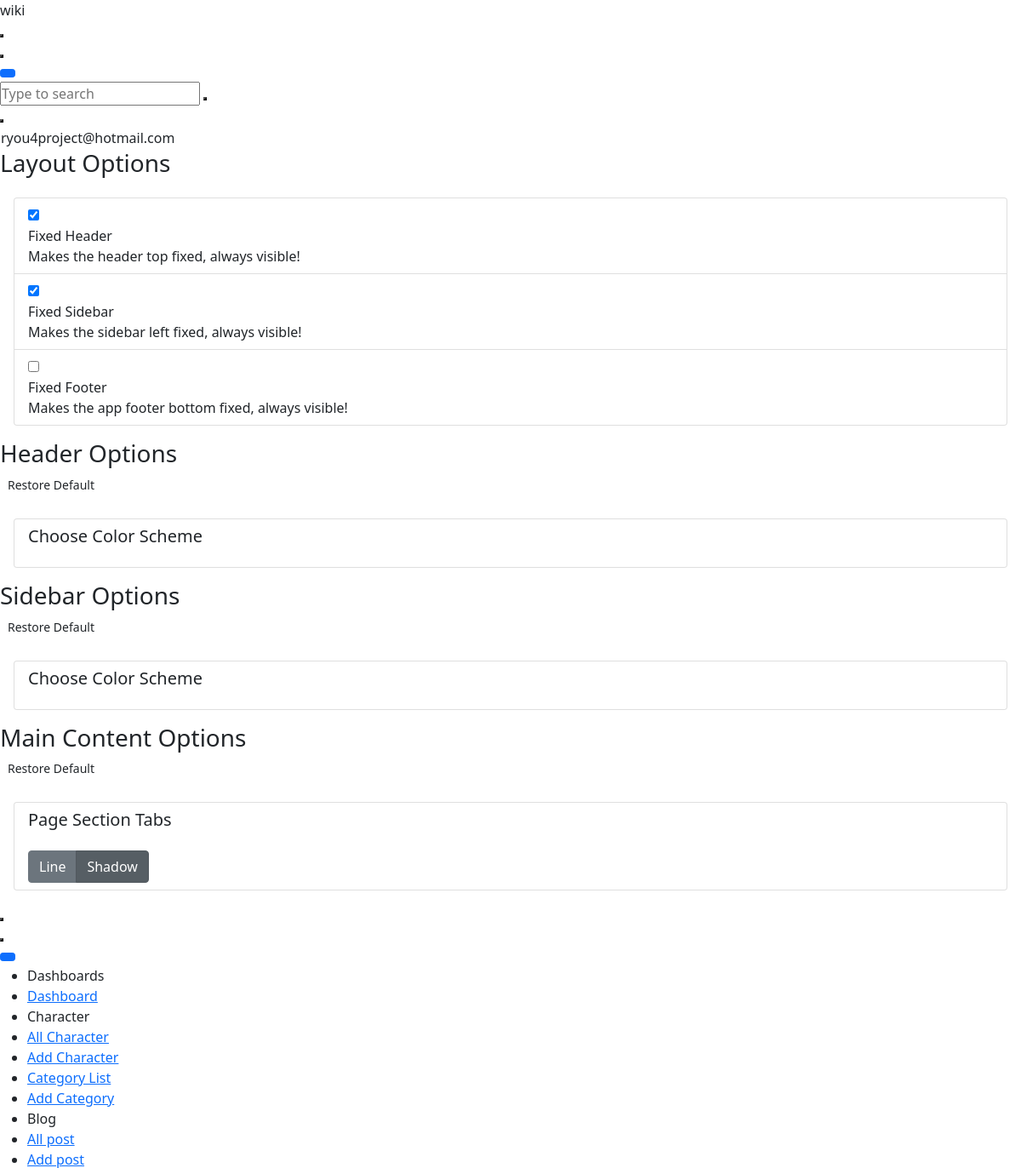
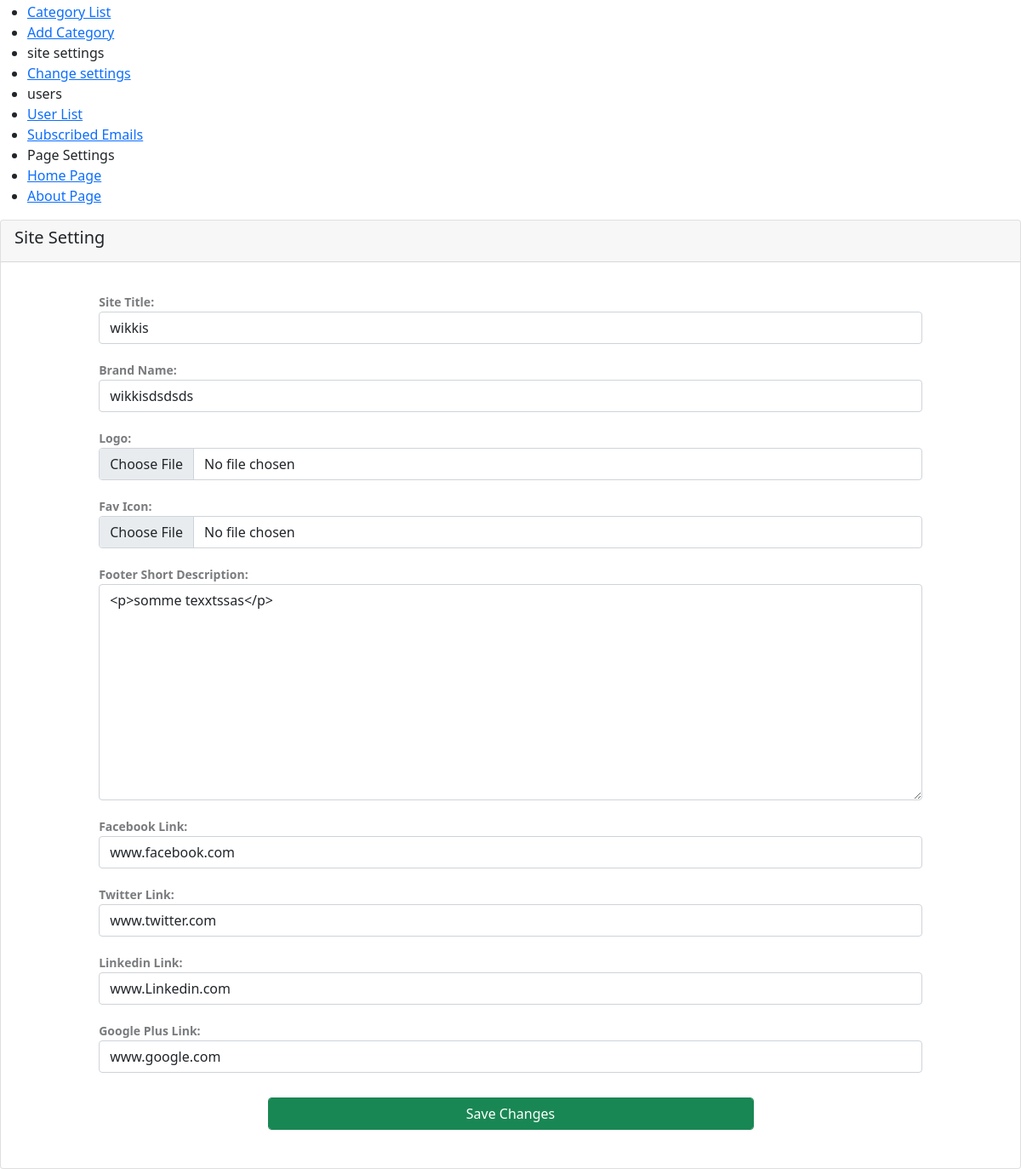
/admin/site_setting.php (signed in), run on the app's committed database (2 pictures, top to bottom).
### tables this page shows
CREATE TABLE `site_settings` (
  `id` int(11) NOT NULL,
  `title` text NOT NULL,
  `brand_name` text NOT NULL,
  `logo` text NOT NULL,
  `shrot_description` text NOT NULL,
  `facebook_link` text NOT NULL,
  `twitter_link` text NOT NULL,
  `linkidin_link` text NOT NULL,
  `google_plug_link` text NOT NULL,
  `fav_icon` text NOT NULL
);

### admin/site_setting.php (the view, shortened to what the rows shown need)
<?php
include('header.php');
?>
<div class="app-main__inner">
    <div class="card">
        <div class="card-body">
            <form action="" method="post" enctype="multipart/form-data">
            <?php
            $sql= "select * from site_settings where id=1";
            $result= mysqli_query($conn, $sql);
            while($site= mysqli_fetch_assoc($result)){ ?>
                <div class="row align-items-center">
                    <div class="col-md-10 input-wrap m-auto">
                        <label for="">site title</label>
                        <input type="text" value="<?php echo $site['title'] ?>" name="title" class="form-control" />
                    </div>
                    <div class="col-md-10 input-wrap m-auto">
                        <label for="">Brand Name</label>
                        <input type="text" value="<?php echo $site['brand_name'] ?>" name="brand_name" class="form-control" />
                    </div>
                    <div class="col-md-10 input-wrap m-auto">
                        <label for="">Logo</label>
                        <input type="file"  name="logo" class="form-control">
                    </div>
                    <div class="col-md-10 input-wrap m-auto">
                        <label for="">Fav icon</label>
                        <input type="file" name="fav_icon" class="form-control">
                    </div>
                    <div class="col-md-10 input-wrap m-auto">
                        <label>footer short description</label>
                        <textarea name="shrot_description" class="form-control" id="ckeditor2" cols="30" rows="10" required><?php echo $site['shrot_description'] ?></textarea>
                    </div>
                    <div class="col-md-10 input-wrap m-auto">
                        <label for="">facebook link</label>
                        <input type="text" value="<?php echo $site['facebook_link'] ?>" name="facebook_link" class="form-control" />
                    </div>
                    <div class="col-md-10 input-wrap m-auto">
                        <label for="">twitter link</label>
                        <input type="text" value="<?php echo $site['twitter_link'] ?>" name="twitter_link" class="form-control" />
                    </div>
                    <div class="col-md-10 input-wrap m-auto">
                        <label for="">linkedin link</label>
                        <input type="text" value="<?php echo $site['linkidin_link'] ?>" name="linkidin_link" class="form-control" />
                    </div>
                    <div class="col-md-10 input-wrap m-auto">
                        <label for="">google plus link</label>
                        <input type="text" value="<?php echo $site['google_plug_link'] ?>" name="google_plug_link" class="form-control" />
                    </div>
                    <br><br>
                    <div class="col-md-6 input-wrap m-auto">
                        <input type="submit" name="update_rq" value="Save Changes" class="btn btn-success form-control">
                    </div>
                    <br><br><br><br>
                </div>
            <?php } ?>
            </form>
        </div>
    </div>
</div>
<?php
include('footer.php');
?>

### admin/header.php (shortened to what the rows shown need)
<?php
require_once('config/connection.php');
?>
<!doctype html>
<html lang="en">
<head>
    <link href="https://demo.dashboardpack.com/architectui-html-free/main.css" type="text/css" rel="stylesheet" />
    <link href="admin_assets/css/bootstrap.5.0.1.min.css" type="text/css" rel="stylesheet" />
    <link rel="stylesheet" href="https://cdn.datatables.net/1.12.0/css/dataTables.bootstrap5.min.css">
    <link href="admin_assets/css/style.css" type="text/css" rel="stylesheet" />
</head>
<body>
    <div class="app-container app-theme-white body-tabs-shadow fixed-sidebar fixed-header">
        <div class="app-header header-shadow">
                <div class="app-header__content">
                <div class="app-header-right">
                    <div class="header-btn-lg pr-0">
                        <div class="widget-content p-0">
                            <div class="widget-content-wrapper">
                                <div class="widget-content-left">
                                    <div class="btn-group">
                                        <a data-toggle="dropdown" aria-haspopup="true" aria-expanded="false" class="p-0 btn">
<?php
$email= $_SESSION['admin_email'];
$sql= "select * from admin_account where email='$email'";
$result=mysqli_query($conn,$sql);
while($admin= mysqli_fetch_assoc($result)){
if($email == $admin['email']){
    echo $admin['email'];
}
}
?>
                                        </a>
                                    </div>
                                </div>
                            </div>
                        </div>
                    </div>        </div>
            </div>
        </div>
        <div class="app-main">
                <div class="app-main__outer">

### data on the page
site_settings: title "wikkis", brand_name "wikkisdsdsds", shrot_description "<p>somme texxtssas</p>", facebook_link "www.facebook.com", twitter_link "www.twitter.com", linkidin_link "www.Linkedin.com", google_plug_link "www.google.com"

### other printed values
$admin['email'] "ryou4project@hotmail.com"
